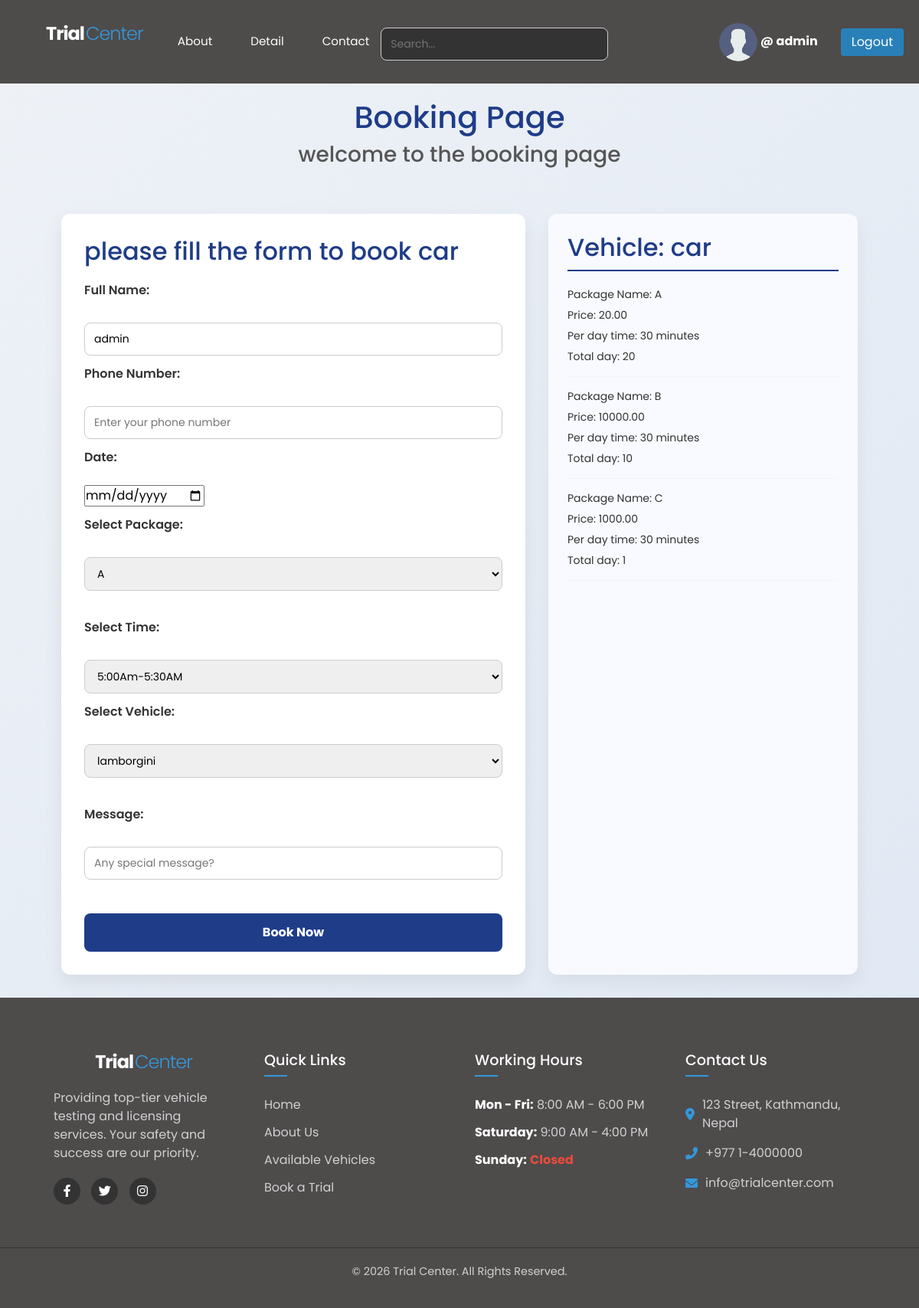
The app's page /booking/?vehicle=3&type=car (signed in) with its own data.
### base/models.py (models this page shows, shortened)
class Catogery(models.Model):
    name = models.CharField(max_length=100)

class Package(models.Model):
    vehicle=models.ForeignKey(Catogery, on_delete=models.CASCADE)
    package_name=models.CharField(max_length=200)
    price=models.DecimalField(max_digits=10, decimal_places=2)
    time=models.CharField(max_length=100)
    duration_days=models.IntegerField()

### base/views.py (the view, shortened to what this page needs)
# urls.py: path('booking/',views.booking, name='booking'),
@login_required(login_url='login')
def booking(request):
    selected_vehicle_id = request.GET.get('vehicle')
    selected_vehicle_name = request.GET.get('type')
    packages = Package.objects.filter(vehicle__name=selected_vehicle_name)
    vehicles = Vehicle.objects.filter(catogery__name=selected_vehicle_name)
    available_trial_times = Timeslot.objects.all()
    return render(request, 'booking.html', {
        'packages': packages,
        'vehicle': vehicles,
        'available_trial_times': available_trial_times,
        'selected_vehicle_id': selected_vehicle_id,
        'selected_vehicle_name': selected_vehicle_name
    })

### templates/booking.html (shortened to what this page needs)
{% extends 'main.html' %}
{% block content %}
<h1>Booking Page</h1>
<h3>welcome to the booking page</h3>
<div class ="booking-container">
    <div>
        <h2>please fill the form to book {{ selected_vehicle_name }}</h2>
        <form action="" method="post">
            <label for="fname">Full Name:</label><br>
            <input type="text" id="fname" name="fname" value={{request.user}} placeholder="Enter your full name"><br>
            <label for="phone">Phone Number:</label><br>
            <input type="tel" id="phone" name="phone" placeholder="Enter your phone number"><br>
             <label for="phone">Date:</label><br>
            <input type="date" id="date" name="date" ><br>
            <label for="package">Select Package:</label><br>
            <select id="package" name="package">
                {% for i in packages %}
                <option value="{{i.id}}">{{i.package_name}}</option>
                {% endfor %}
            </select><br><br>
            <label>Select Time:</label><br>
<select name="time" required>
    {% for i in available_trial_times %}
        <option value="{{ i.id }}">
            {{ i.time}}
        </option>
    {% endfor %}
</select><br>
            <label for="vehicle">Select Vehicle:</label><br>
            <select id="vehicle" name="vehicle">
    {% for i in vehicle %}
        <option value="{{ i.id }}"
            {% if i.id|stringformat:"s" == selected_vehicle_id %}
                selected
            {% endif %}
        >
            {{ i.name }}
        </option>
    {% endfor %}
</select><br><br>
            <label for="message">Message:</label><br>
            <input type="text" id="message" name="message" placeholder="Any special message?"><br><br>
            <input type="submit" value="Book Now">
        </form>
    </div>
    <div>
        <h2>Vehicle: {{ selected_vehicle_name }}</h2>
   {% for i in packages %}
        <p>Package Name: {{i.package_name}}</p>
        <p>Price: {{i.price}}</p>
        <p>Per day time: {{i.time}}</p>
        <p>Total day: {{i.duration_days}}</p>
        <hr>
   {% endfor %}
    </div>
    {% endblock %}

### templates/main.html (shortened to what this page needs)
 {% load static %}
<!DOCTYPE html>
<html lang="en">
<head>
    <link href="https://cdn.jsdelivr.net/npm/bootstrap@5.3.0/dist/css/bootstrap.min.css" rel="stylesheet">
    <link rel="stylesheet" href="{% static 'style.css' %}">
</head>
    <body>
    <div style="background-color: #4e4b4bff; padding: 20px; display: flex; align-items:center; justify-content: space-between; font-family: Arial, sans-serif;">
       <div class="nav-container">
    <a href="{% url 'home' %}" class="logo-link">
        <h3 class="footer-logo">Trial<span>Center</span></h3>
    </a>
    <div class="nav-links">
        <a href="{% url 'about' %}" class="nav-item">About</a>
        <a href="{% url 'detail' %}" class="nav-item">Detail</a>
        <a href="{% url 'contact' %}" class="nav-item">Contact</a>
    </div>
    <div class="search-wrapper">
        <input type="text" placeholder="Search..." class="search-input">
    </div>
</div>
<div style="display: flex; align-items: center; justify-content: center; gap: 15px;">
    {% if user.is_authenticated %}
        <div style="display: flex; align-items: center; gap: 10px;">
           <a href="{% url 'profile' request.user.id %}" style="text-decoration: none; color: inherit;">
             <img src="{% static 'avatar.svg' %}"
             alt="Profile Picture"
             width="50" height="50"
             style="border-radius: 50%; object-fit: cover;">
            <span style="font-weight: bold; color:white">@ {{ request.user.username }}</span>
        </div>
    <a href="{% url 'logout' %}">
        <button style="
            padding: 6px 14px;
            border: none;
            border-radius: 4px;
            background-color: #2980b9;
            color: white;
            cursor: pointer;
        "
        onmouseover="this.style.backgroundColor='#1f618d'"
        onmouseout="this.style.backgroundColor='#2980b9'">
            Logout
        </button>
    </a>
</div>
            {% endif %}
        </div>
 <div class="page-wrapper">
        {% block content %}
        {% endblock %}
 </div>
        <footer class="footer-section">
    <div class="footer-container">
        <div class="footer-col">
            <h3 class="footer-logo">Trial<span>Center</span></h3>
            <p>Providing top-tier vehicle testing and licensing services. Your safety and success are our priority.</p>
            <div class="social-links">
                <a href="#"><i class="fab fa-facebook-f"></i></a>
                <a href="#"><i class="fab fa-twitter"></i></a>
                <a href="#"><i class="fab fa-instagram"></i></a>
            </div>
        </div>
        <div class="footer-col">
            <h4>Quick Links</h4>
            <ul>
                <li><a href="/">Home</a></li>
                <li><a href="/about">About Us</a></li>
                <li><a href="/details">Available Vehicles</a></li>
                <li><a href="/contact">Book a Trial</a></li>
            </ul>
        </div>
        <div class="footer-col">
            <h4>Working Hours</h4>
            <ul class="hours-list">
                <li><span>Mon - Fri:</span> 8:00 AM - 6:00 PM</li>
                <li><span>Saturday:</span> 9:00 AM - 4:00 PM</li>
                <li><span>Sunday:</span> <span class="closed">Closed</span></li>
            </ul>
        </div>
        <div class="footer-col">
            <h4>Contact Us</h4>
            <div class="contact-info">
                <p><i class="fas fa-map-marker-alt"></i> 123 Street, Kathmandu, Nepal</p>
                <p><i class="fas fa-phone-alt"></i> +977 1-4000000</p>
                <p><i class="fas fa-envelope"></i> info@trialcenter.com</p>
            </div>
        </div>
    </div>
    <div class="footer-bottom">
        <p>&copy; 2026 Trial Center. All Rights Reserved.</p>
    </div>
</footer>
<link rel="stylesheet" href="https://cdnjs.cloudflare.com/ajax/libs/font-awesome/6.0.0/css/all.min.css">
</body>
</html>

### static/style.css (style rules this page uses)
* { margin: 0; padding: 0; box-sizing: border-box; font-family: "Poppins", sans-serif; }
body { margin: 0; padding: 0; background: linear-gradient(120deg,#a6d0ec, #e9c7f7); min-height: 100vh; overflow-y: auto; height: auto; }
input[type="submit"] { width: 100%; height: 50px; border: 1px solid; background: #2691d9; border-radius: 25px; font-size: 18px; color: #e9f4fb; font-weight: 700; cursor: pointer; outline: none; }
.footer-section { background-color: #1a1a1a; color: #d1d1d1; padding: 70px 0 20px; font-family: 'Segoe UI', sans-serif; }
.footer-container { max-width: 1100px; margin: 0 auto; display: grid; grid-template-columns: repeat(auto-fit, minmax(220px, 1fr)); gap: 40px; padding: 0 20px; }
.footer-col h4 { color: #ffffff; font-size: 1.2rem; margin-bottom: 25px; position: relative; padding-bottom: 10px; }
.footer-col h4::after { content: ''; position: absolute; left: 0; bottom: 0; width: 30px; height: 2px; background-color: #3498db; }
.footer-logo { color: #fff; margin-bottom: 20px; }
.footer-logo span { color: #3498db; }
.footer-col ul { list-style: none; padding: 0; }
.footer-col ul li { margin-bottom: 12px; }
.footer-col ul li a { color: #d1d1d1; text-decoration: none; transition: 0.3s; }
.hours-list li span { font-weight: bold; color: #fff; }
.closed { color: #e74c3c !important; }
.contact-info p { margin-bottom: 15px; display: flex; align-items: center; gap: 10px; }
.contact-info i { color: #3498db; }
.social-links { margin-top: 20px; }
.social-links a { display: inline-block; width: 35px; height: 35px; background: #333; color: #fff; text-align: center; line-height: 35px; border-radius: 50%; margin-right: 10px; transition: 0.3s; }
.footer-bottom { text-align: center; margin-top: 50px; padding-top: 20px; border-top: 1px solid #333; font-size: 0.9rem; }

### templates/main.html (style rules this page uses)
.nav-container { background-color: #4e4b4bff; display: flex; align-items: center; justify-content: space-between; padding: 10px 40px; font-family: 'Segoe UI', Roboto, sans-serif; }
.logo-link { text-decoration: none; margin-right: 30px; }
.footer-logo { color: white; margin: 0; font-size: 1.5rem; letter-spacing: -1px; font-weight: 700; }
.footer-logo span { color: #ede2d2; font-weight: 300; margin-left: 2px; }
.nav-links { display: flex; align-items: center; gap: 20px; flex-grow: 1; }
.nav-item { color: white; text-decoration: none; text-transform: capitalize; padding: 8px 15px; border-radius: 5px; transition: all 0.3s ease; font-size: 0.95rem; }
.search-wrapper { display: flex; align-items: center; }
.search-input { padding: 8px 15px; border-radius: 20px; border: 1px solid #444; background: #333; color: white; outline: none; transition: width 0.4s ease, border-color 0.3s; width: 180px; }
.footer-section { background-color: #4e4b4bff; color: #d1d1d1; padding: 70px 0 20px; font-family: 'Segoe UI', sans-serif; }
html, body { height: 100%; }
.page-wrapper { min-height: calc(100vh - 320px); }
.footer-container { max-width: 1100px; margin: 0 auto; display: grid; grid-template-columns: repeat(auto-fit, minmax(220px, 1fr)); gap: 40px; padding: 0 20px; }
.footer-col h4 { color: #ffffff; font-size: 1.2rem; margin-bottom: 25px; position: relative; padding-bottom: 10px; }
.footer-col h4::after { content: ''; position: absolute; left: 0; bottom: 0; width: 30px; height: 2px; background-color: #3498db; }
.footer-logo { color: #fff; margin-bottom: 20px; }
.footer-logo span { color: #3498db; }
.footer-col ul { list-style: none; padding: 0; }
.footer-col ul li { margin-bottom: 12px; }
.footer-col ul li a { color: #d1d1d1; text-decoration: none; transition: 0.3s; }
.hours-list li span { font-weight: bold; color: #fff; }
.closed { color: #e74c3c !important; }
.contact-info p { margin-bottom: 15px; display: flex; align-items: center; gap: 10px; }
.contact-info i { color: #3498db; }
.social-links { margin-top: 20px; }
.social-links a { display: inline-block; width: 35px; height: 35px; background: #333; color: #fff; text-align: center; line-height: 35px; border-radius: 50%; margin-right: 10px; transition: 0.3s; }
.footer-bottom { text-align: center; margin-top: 50px; padding-top: 20px; border-top: 1px solid #333; font-size: 0.9rem; }

### records on screen
Catogery: name "car"
Package: package_name "A", price "20.00", time "30 minutes", duration_days "20"
Package: package_name "B", price "10000.00", time "30 minutes", duration_days "10"
Package: package_name "C", price "1000.00", time "30 minutes", duration_days "1"

### other values on screen
{{ request.user.username }} "admin"
form field package "A"
form field time "5:00Am-5:30AM"
form field vehicle "lamborgini"
